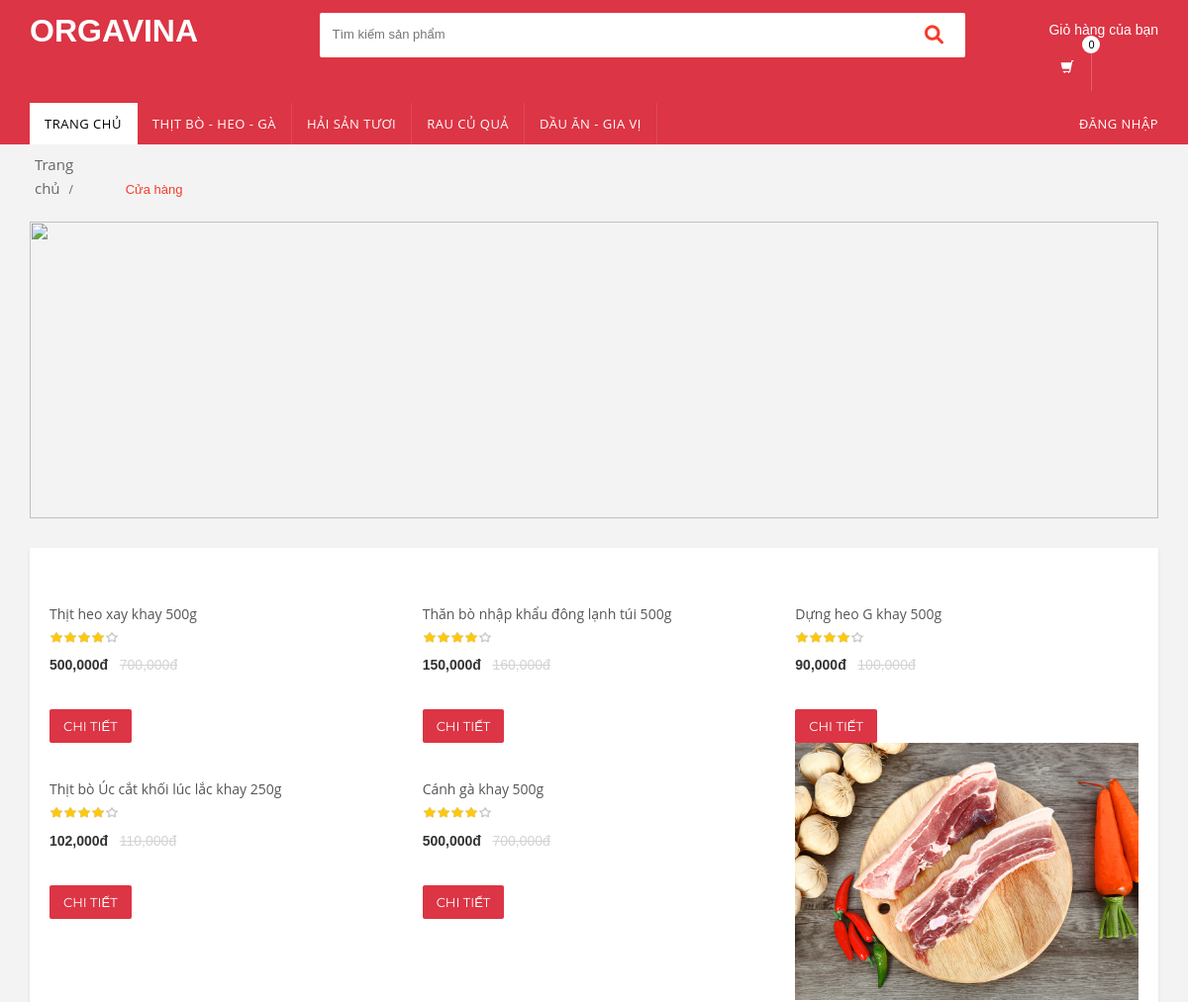
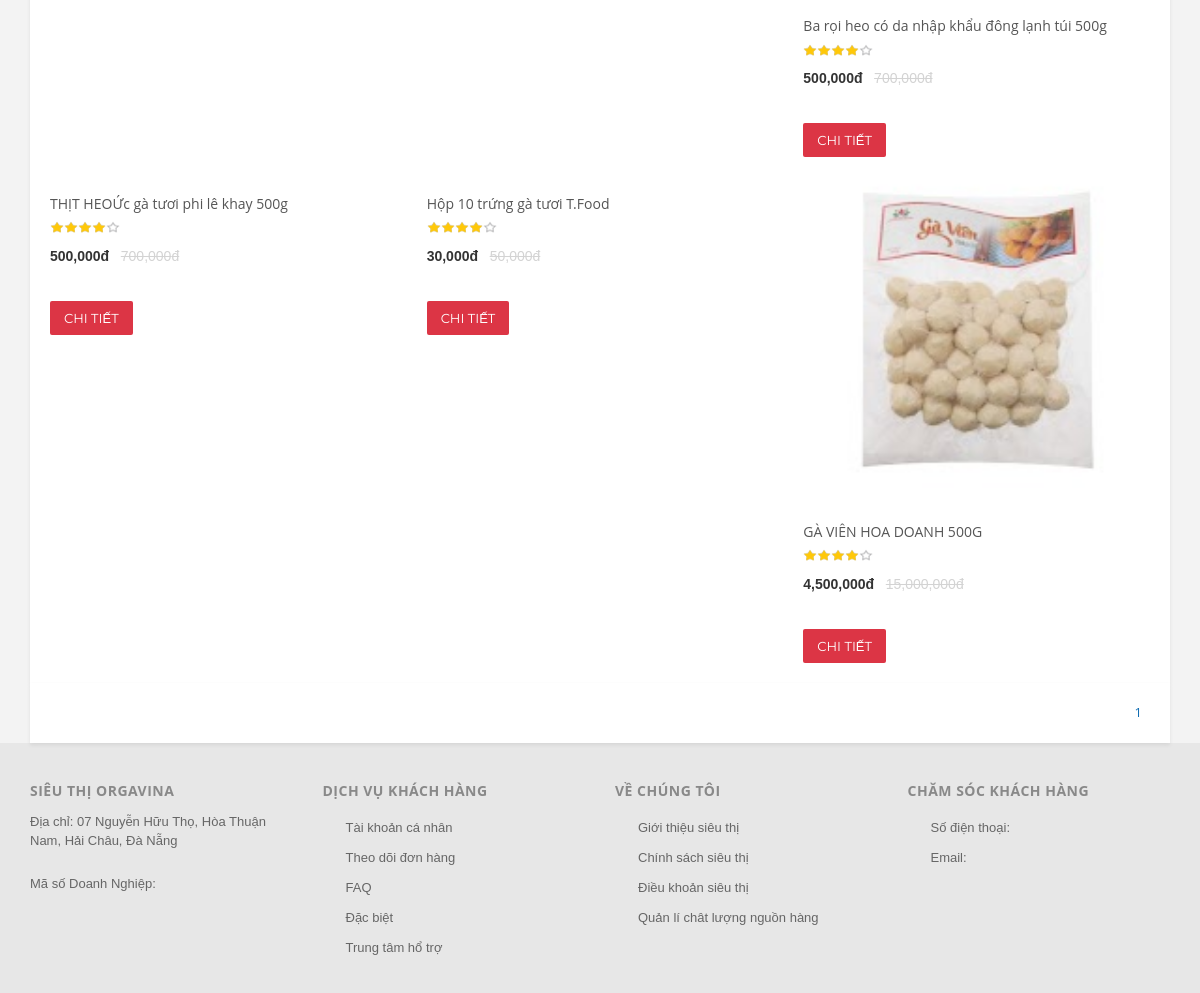
Screenshot of /?act=shop&sp=1 with the database file from the repository (2 pictures, top to bottom).
### tables this page shows
CREATE TABLE `sanpham` (
  `MaSP` int(11) NOT NULL,
  `MaLSP` int(11) NOT NULL,
  `MaDM` int(11) NOT NULL,
  `TenSP` varchar(70) NOT NULL,
  `DonGia` int(11) NOT NULL,
  `SoLuong` int(10) UNSIGNED NOT NULL DEFAULT 1,
  `HinhAnh1` varchar(200) NOT NULL,
  `HinhAnh2` varchar(255) DEFAULT NULL,
  `HinhAnh3` varchar(255) DEFAULT NULL,
  `MaKM` int(11) NOT NULL,
  `KieuDang` varchar(100) DEFAULT NULL,
  `TrangThai` int(11) NOT NULL,
  `MoTa` text NOT NULL,
  `ThoiGian` datetime DEFAULT NULL,
  `GiamGiaSP` varchar(200) NOT NULL,
  `DonGiaCu` varchar(200) NOT NULL
);

### Controllers/ShopController.php (called while the page is built, shortened)
<?php
require_once("Models/shop.php");
class ShopController
{
    var $shop_model;
    public function __construct()
    {
        $this->shop_model = new Shop();
    }
    function list()
    {
        if (isset($_GET['sp']) and isset($_GET['loai'])) {
            $data_loai = $this->shop_model->chitiet_loai($_GET['loai'], $_GET['sp']);
            if ($data_loai != null) {
                $data = $this->shop_model->chitiet($data_loai[0]['MaLSP'], $_GET['sp']);
                $data_noibat = $this->shop_model->sanpham_noibat();
                $data_count = $this->shop_model->count_sp_ctdm($_GET['sp'], $data_loai[0]['MaLSP']);
                $data_tong = $data_count['tong'];
            }
        } else {
            if (isset($_GET['sp'])) {
                $data = $this->shop_model->sanpham_danhmuc(0, 9, $_GET['sp']);
            }
        }
        require_once('Views/index.php');
    }
}

### Models/connection.php (called while the page is built, shortened)
<?php
    class connection{
        function __construct()
        {
            $severname ="localhost";
            $username ="root";
            $password ="";
            $db_name ="orgavina";
            $this->conn = new mysqli($severname,$username,$password,$db_name);
        }
    }
?>

### Models/model.php (called while the page is built, shortened)
<?php
require_once("connection.php");
class model
{
    function __construct()
    {
        $conn_obj = new connection();
        $this->conn = $conn_obj->conn;
    }
    function danhmuc()
    {
        $query =  "SELECT * from DanhMuc ";
        require("result.php");
        return $data;
    }
    function sanpham_danhmuc($a, $b, $danhmuc)
    {
        $query =   "SELECT * from sanpham WHERE TrangThai = 1  and MaDM = $danhmuc ORDER BY ThoiGian DESC limit $a,$b";
        require("result.php");
        return $data;
    }
}

### Models/result.php (called while the page is built)
<?php
$result = $this->conn->query($query);
$data = array();
while ($row = $result->fetch_assoc()) {
    $data[] = $row;
}
?>

### Views/shop/shop.php (the view, shortened to what this page needs)
<div class="breadcrumb">
  <div class="container">
    <div class="breadcrumb-inner">
      <ul class="list-inline list-unstyled">
        <li><a href=".">Trang chủ</a></li>
        <li class='active'>Cửa hàng</li>
      </ul>
    </div>
  </div>
</div>
<div class="body-content outer-top-xs">
  <div class='container'>
    <div class='row'>
      <div class='col-md-12'>
        <div class="wide-banners wow fadeInUp outer-bottom-xs">
          <div class="row">
            <div class="col-md-12">
              <div class="wide-banner cnt-strip">
                <div class="image"> <img class="img-responsive" style="width: 100%; height: 300px;" src="public/images/banners/slide_2.jpg" alt=""> </div>
                <div class="strip strip-text">
                </div>
              </div>
            </div>
          </div>
        </div>
        <div class="search-result-container ">
          <div id="myTabContent" class="tab-content category-list">
            <div class="tab-pane active " id="grid-container">
              <div class="category-product">
                <div class="row">
                  <?php
                  if (isset($data) and $data != NULL) { ?>
                    <?php foreach ($data as  $value) {
                    ?>
                      <div class="col-sm-6 col-md-4 wow fadeInUp">
                        <div class="products">
                          <div class="product">
                            <div class="product-image">
                              <div class="image"> <a href="?act=detail&id=<?= $value['MaSP'] ?>"><img src="public\images\products\<?= $value['HinhAnh1'] ?>" alt=""></a> </div>
                            </div>
                            <div class="product-info text-left">
                              <h3 class="name"><a href="?act=detail&id=<?= $value['MaSP'] ?>"><?= $value['TenSP'] ?></a></h3>
                              <div class="rating rateit-small"></div>
                              <div class="product-price"> <span class="price"><?= number_format($value['DonGia']) ?>đ</span> <span class="price-before-discount"><?= number_format($value['DonGiaCu']) ?>đ</span> </div>
                            </div>
                          </div>
                        </div>
                        <li class="add-cart-button btn-group">
                          <button onclick="location.href='?act=detail&id=<?= $value['MaSP'] ?>'" class="btn btn-primary cart-btn" type="button">CHI TIẾT</button>
                        </li>
                      </div>
                    <?php } ?>
                  <?php
                  } else {
                    echo "Không có dữ liệu";
                  } ?>
                </div>
              </div>
            </div>
          </div>
          <div class="clearfix filters-container">
            <div class="text-right">
              <div class="pagination-container">
                <ul class="list-inline list-unstyled">
                  <li class="active"><a href="?act=shop&trang=1">1</a></li>
                </ul>
              </div>
            </div>
          </div>
        </div>
      </div>
    </div>
  </div>
</div>

### public/css/blue.css (style rules this page uses)
a { color: #0f6cb2; }
.product .product-info .product-price .price { color: #333; }
.breadcrumb ul li.active { color: #f53d2d; }
.filters-container .pagination-container ul li.active a { color: #0f6cb2; }

### public/css/rateit.css (style rules this page uses)
.rateit { display: -moz-inline-box; display: inline-block; position: relative; -webkit-user-select: none; -khtml-user-select: none; -moz-user-select: none; -o-user-select: none; -ms-user-select: none; user-select: none; -webkit-touch-callout: none; }

### rows the page displays
sanpham: TenSP "Thịt heo xay khay 500g", DonGia "500,000", DonGiaCu "700,000"
sanpham: TenSP "Thăn bò nhập khẩu đông lạnh túi 500g", DonGia "150,000", DonGiaCu "160,000"
sanpham: TenSP "Dựng heo G khay 500g", DonGia "90,000", DonGiaCu "100,000"
sanpham: TenSP "Thịt bò Úc cắt khối lúc lắc khay 250g", DonGia "102,000", DonGiaCu "110,000"
sanpham: TenSP "Cánh gà khay 500g", DonGia "500,000", DonGiaCu "700,000"
sanpham: HinhAnh1 (picture), TenSP "Ba rọi heo có da nhập khẩu đông lạnh túi 500g", DonGia "500,000", DonGiaCu "700,000"
sanpham: TenSP "THỊT HEOỨc gà tươi phi lê khay 500g", DonGia "500,000", DonGiaCu "700,000"
sanpham: TenSP "Hộp 10 trứng gà tươi T.Food", DonGia "30,000", DonGiaCu "50,000"
sanpham: HinhAnh1 (picture), TenSP "GÀ VIÊN HOA DOANH 500G", DonGia "4,500,000", DonGiaCu "15,000,000"

### other values shown
$soluong "0"
